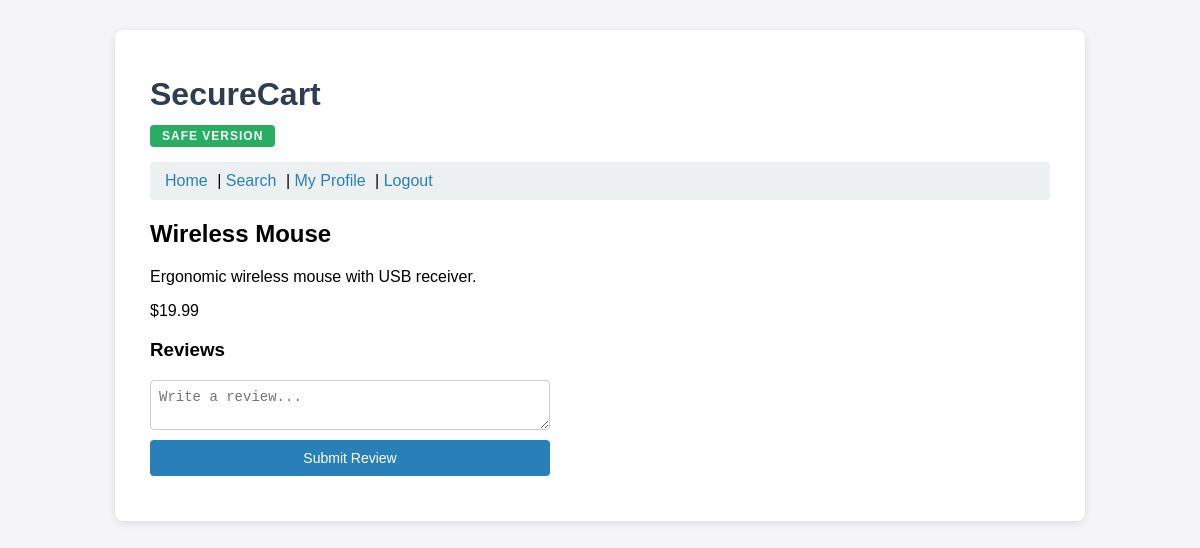
Page /safe/product.php?id=1 (signed in) on the committed database.
### tables this page shows
CREATE TABLE products (
    id INT AUTO_INCREMENT PRIMARY KEY,
    name VARCHAR(100) NOT NULL,
    description TEXT,
    price DECIMAL(10,2) NOT NULL,
    image VARCHAR(255)
);

### safe/product.php (the view, shortened to what this page needs)
<?php
require 'config.php';
$id = intval($_GET['id'] ?? 0);
$stmt = mysqli_prepare($conn, "SELECT * FROM products WHERE id = ?");
mysqli_stmt_bind_param($stmt, "i", $id);
mysqli_stmt_execute($stmt);
$product = mysqli_fetch_assoc(mysqli_stmt_get_result($stmt));
?>
<!DOCTYPE html>
<html>
<head>
    <link rel="stylesheet" href="style.css">
</head>
<body>
    <div class="container">
        <h1>SecureCart</h1>
        <p class="banner safe">SAFE VERSION</p>
        <div class="nav">
            <a href="index.php">Home</a> | <a href="search.php">Search</a> | <a href="profile.php">My Profile</a> | <a href="logout.php">Logout</a>
        </div>
        <h2><?php echo htmlspecialchars($product['name']); ?></h2>
        <p><?php echo htmlspecialchars($product['description']); ?></p>
        <p class="price">$<?php echo htmlspecialchars($product['price']); ?></p>
        <h3>Reviews</h3>
        <form method="POST" action="product.php?id=<?php echo (int)$id; ?>">
            <textarea name="comment" placeholder="Write a review..." required></textarea>
            <button type="submit">Submit Review</button>
        </form>
    </div>
</body>
</html>

### safe/style.css (style rules this page uses)
body { font-family: Arial, sans-serif; background: #f4f4f9; margin: 0; padding: 0; }
.container { max-width: 900px; margin: 30px auto; background: #fff; padding: 25px 35px; border-radius: 8px; box-shadow: 0 2px 8px rgba(0,0,0,0.1); }
h1 { color: #2c3e50; margin-bottom: 0; }
.banner { display: inline-block; background: #e74c3c; color: #fff; padding: 4px 12px; border-radius: 4px; font-size: 12px; font-weight: bold; letter-spacing: 1px; margin-bottom: 15px; }
.banner.safe { background: #27ae60; }
.nav { background: #ecf0f1; padding: 10px 15px; border-radius: 4px; margin-bottom: 20px; }
.nav a { color: #2980b9; text-decoration: none; margin-right: 5px; }
form { display: flex; flex-direction: column; gap: 10px; max-width: 400px; margin-bottom: 20px; }
input, textarea { padding: 8px; border: 1px solid #ccc; border-radius: 4px; font-size: 14px; }
button { background: #2980b9; color: #fff; border: none; padding: 10px; border-radius: 4px; cursor: pointer; font-size: 14px; }

### rows in the picture
products: name "Wireless Mouse", description "Ergonomic wireless mouse with USB receiver.", price "19.99"
